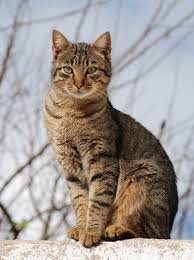
#> input picture validation_images/cat.jpg, 194 x 260 px
$ python prepare_images.py
#> lines starting #> are read from the running program, lines starting #| are printed output that depends on the picture
import numpy as np
import math


def prepare_image(image: np.ndarray, width: int, height: int, x: int, y: int, size: int) -> \
        tuple[np.ndarray, np.ndarray]:
    if image.ndim < 3 or image.shape[-3] != 1:
        raise ValueError("image must have shape (1, H, W)")
    if width < 32 or height < 32 or size < 32:
        raise ValueError("width/height/size must be >= 32")
    if x < 0 or (x + size) > width:
        raise ValueError(f"x={x} and size={size} do not fit into the resized image width={width}")
    if y < 0 or (y + size) > height:
        raise ValueError(f"y={y} and size={size} do not fit into the resized image height={height}")


    # Copy image
    image = image.copy()

    # Check if we need to pad or crop the image
    if image.shape[1] > height:
        # Crop center area
        # if unequal crop one more at the start
        image = image[:, (image.shape[1] - height) // 2: (image.shape[1] - height) // 2 + height, :]
    else:
        # Pad with same value as the image
        image = np.pad(image, ((0, 0), ((height - image.shape[1])//2, math.ceil((height - image.shape[1])/2)), (0, 0)), mode='edge')

    if image.shape[2] > width:
        # Crop center area
        image = image[:, :, (image.shape[2] - width) // 2: (image.shape[2] - width) // 2 + width]
    else:
        # Pad border in both directions with same value as the image
        image = np.pad(image, ((0, 0), (0, 0), ((width - image.shape[2])//2, math.ceil((width - image.shape[2])/2))), mode='edge')

    # Return subarea
    subarea = image[:, y:y + size, x:x + size]

    return image, subarea


# Reproduce example
if __name__ == '__main__':
    import matplotlib.pyplot as plt
    from PIL import Image
    with Image.open('validation_images/cat.jpg') as im:  # This returns a PIL image
        #convert to grayscale
#> im is the input picture: PIL image 194x260 RGB; mean R, G, B 162, 155.1, 150.5
        im = im.convert('L')
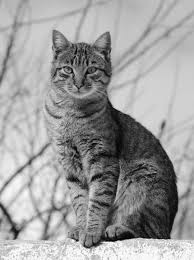
#> im: PIL image 194x260 L; min 0, max 255, mean 156.7
        im = np.array(im)
        #add channel dimension
        im = im[np.newaxis, ...]
    prepared, subarea = prepare_image(im, 1200, 1200, 400, 400, 150)
    fig, ax = plt.subplots(1,3)
    ax[0].imshow(im[0], cmap='gray')
    ax[0].set_title('Original')
    ax[1].imshow(prepared[0], cmap='gray')
    ax[1].set_title('Resized')
    ax[2].imshow(subarea[0], cmap='gray')
    ax[2].set_title('Subarea')
    fig.tight_layout()
    plt.show()
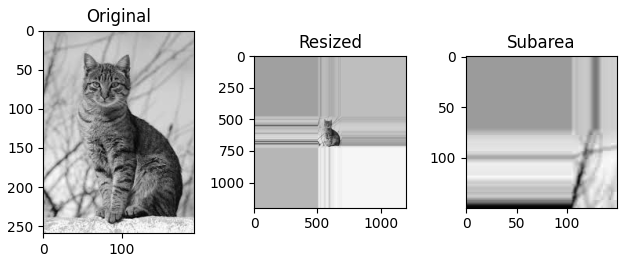
#> figure drawn by matplotlib, 3 panels

$ run again, with validation_images/0001440.jpg copied over validation_images/cat.jpg
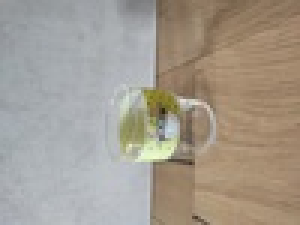
#> input picture validation_images/0001440.jpg, 100 x 75 px (shown 3 times larger)
#> im is the input picture: PIL image 100x75 RGB; mean R, G, B 163.8, 155.3, 143.6
#> `im = im.convert('L')`:
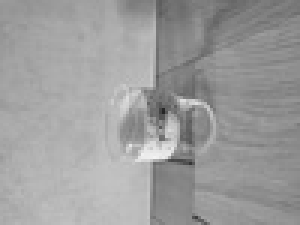
#> im: PIL image 100x75 L (shown 3 times larger); min 37, max 243, mean 156.6
#> `plt.show()`:
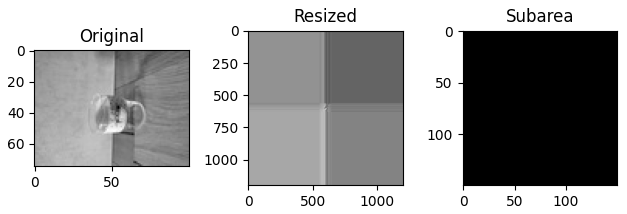
#> figure drawn by matplotlib, 3 panels
